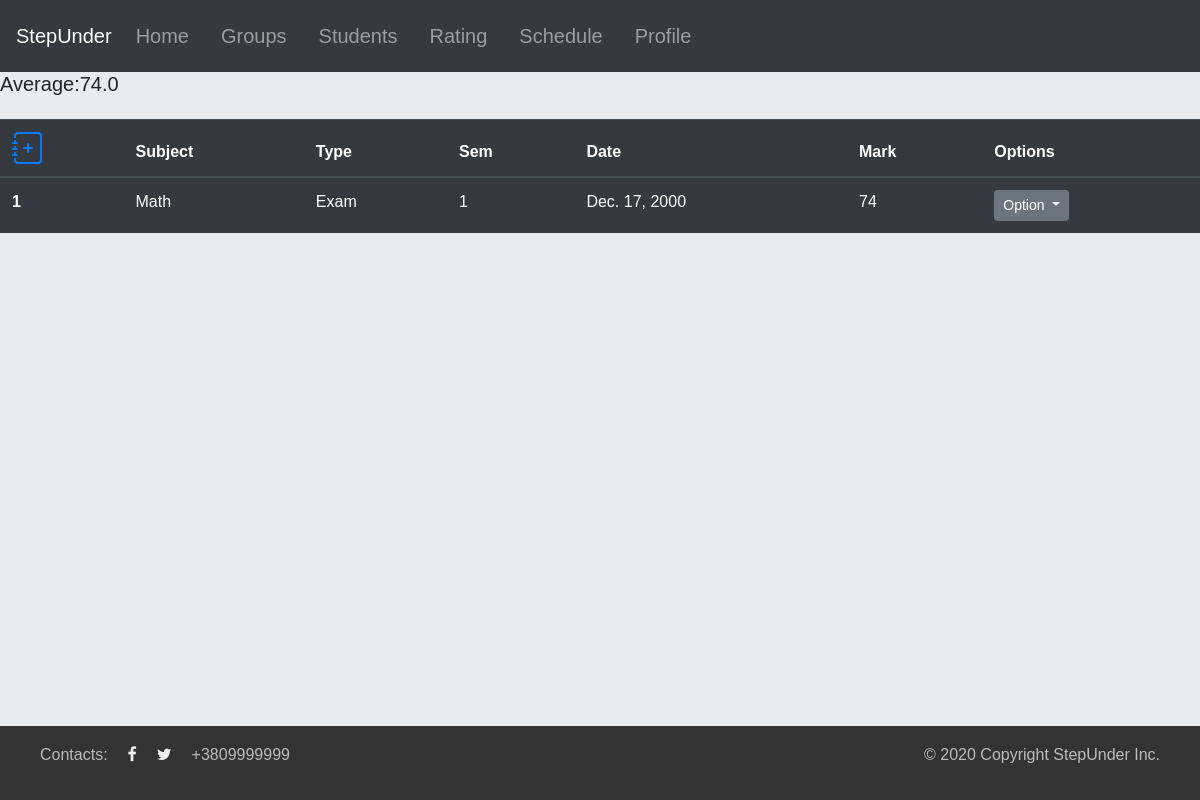
Screenshot of /student/sergiobuskets-1602452194/marks (signed in) with the database file from the repository.
### Groups/models.py (models this page shows, shortened)
class Student(models.Model):
    is_registered = models.BooleanField(default=False)
    first_name = models.CharField(max_length=20)
    second_name = models.CharField(max_length=20)
    date_of_birth = models.DateField(auto_now_add=False, auto_now=False)
    slug = models.SlugField(max_length=150, unique=True)
    photo = models.ImageField(blank=False)
    group_id = models.ForeignKey('Group', related_name='students', on_delete=models.CASCADE)
    latitude = models.FloatField()
    longitude = models.FloatField()
    address = models.TextField(default='No data')
    marks = models.ManyToManyField('Mark')
    phone_regex = RegexValidator(regex=r'^\+?1?\d{9,15}$', message="Phone number must be entered in the format: '+999999999'. Up to 15 digits allowed.")
    phone_number = models.CharField(validators=[phone_regex], max_length=17, blank=True)
    avg_mark = models.FloatField(default=0)

class Mark(models.Model):
    class Type(models.TextChoices):
        Exam = "Exam"
        Test = "Test"
    class Semester(models.IntegerChoices):
        First = 1
        Second = 2
    mark = models.IntegerField()
    subject = models.ForeignKey('Subject',  on_delete=models.CASCADE)
    type = models.CharField(choices=Type.choices, max_length=10)
    semester = models.IntegerField(choices=Semester.choices)
    date = models.DateField(auto_now_add=False, auto_now=False)

class Subject(models.Model):
    name = models.CharField(max_length=25, unique=True)
    info = models.TextField()
    def __str__(self):
        return '{}'.format(self.name)

### Groups/views.py (the view)
# urls.py: path('student/<str:slug>/marks', login_required(views.MarkList.as_view()), name='marks_list'),
class MarkList(View):
    def get(self, request, slug):
        student = Student.objects.get(slug=slug)
        return render(request, 'Groups/marks_list.html', context={'student': student})

### Groups/templates/Groups/marks_list.html (shortened to what this page needs)
{% extends 'Groups/base.html' %}
{% block add_src %}
{% load static %}
<link type="text/css" rel="stylesheet" href="{% static 'css/object_list.css' %}">
{% endblock %}
{% block content %}
{% if student.marks.count > 0 %}
<h5>Average:{{student.avg_mark}}</h5>
<table class="table table-dark">
  <thead>
    <tr>
      <th scope="col">
        <a href="{% url 'mark_create' slug=student.slug %}">
        </a>
      </th>
      <th scope="col">Subject</th>
      <th scope="col">Type</th>
      <th scope="col">Sem</th>
      <th scope="col">Date</th>
      <th scope="col">Mark</th>
      <th scope="col">Options</th>
    </tr>
  </thead>
  <tbody>
    {% for mark in student.marks.all %}
    <tr>
      <th scope="row">{{forloop.counter}}</th>
      <td>{{mark.subject}}</td>
      <td>{{mark.type}}</td>
      <td>{{mark.semester}}</td>
      <td>{{mark.date}}</td>
      <td>{{mark.mark}}</td>
     <td>
       <div class="dropdown">
        <button class="btn btn-secondary btn-sm dropdown-toggle" type="button" id="dropdownMenuButton" data-toggle="dropdown" aria-haspopup="true" aria-expanded="false">
        Option
        </button>
      </div>
     </td>
    </tr>
  {% endfor %}
  </tbody>
</table>
{% endif %}
{% endblock %}

### static/css/base.css (style rules this page uses)
* { box-sizing: border-box; font-family: ’Lato’, sans-serif; margin: 0; padding: 0; }
body { height:100%; display: flex; min-height: 100vh; flex-direction: column; background-color:#e8ecef; }

### static/css/object_list.css (style rules this page uses)
table { margin-top:15px; }

### rows the page displays
Student: avg_mark "74.0"
Mark: subject "Math", type "Exam", semester "1", date "Dec. 17, 2000", mark "74"
